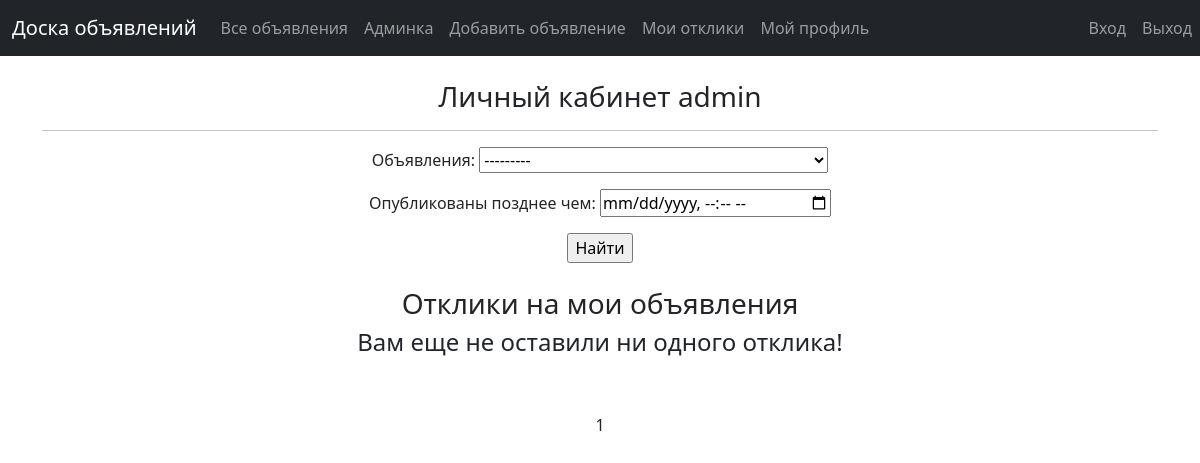
The page /ads/profile/ (signed in) on the database as committed earlier.
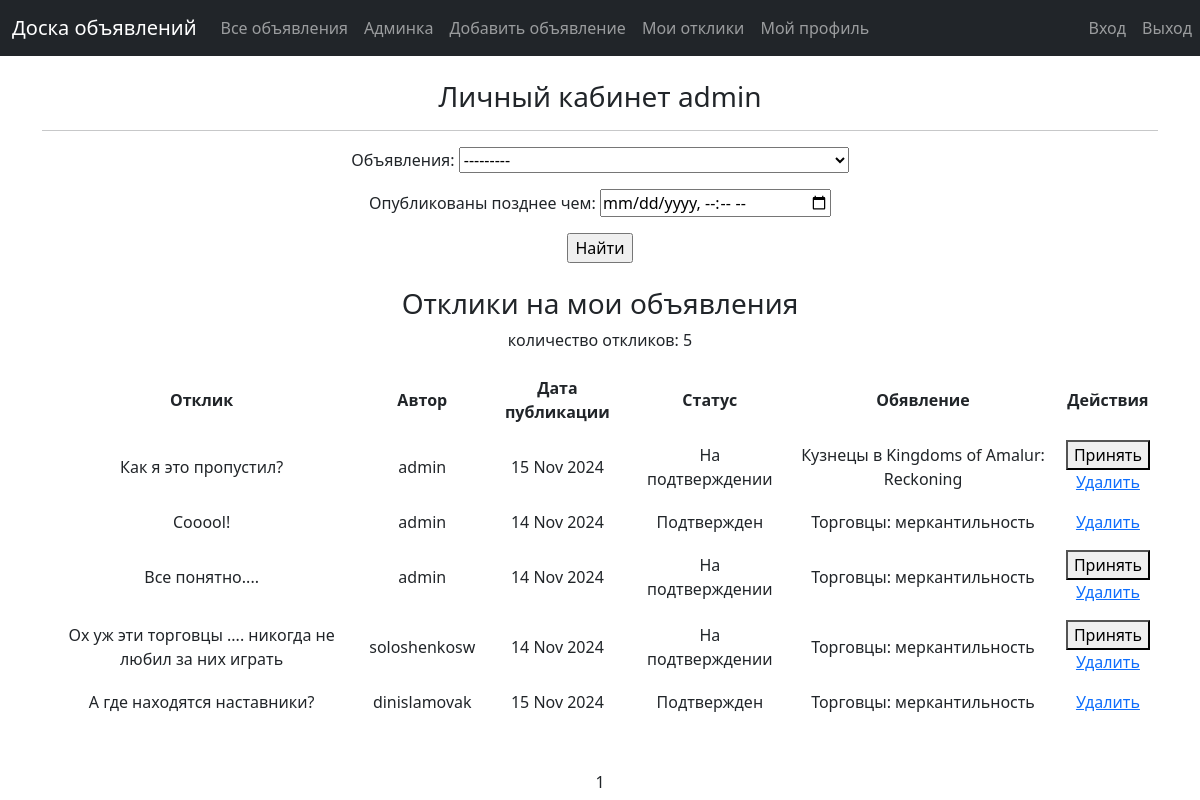
The same page on the database as committed later.
### board/models.py (models this page shows, shortened)
class UserResponse(models.Model):
    ad = models.ForeignKey(Ad, on_delete=models.CASCADE, verbose_name='Объявления', )
    user = models.ForeignKey(User, on_delete=models.CASCADE, )
    text = models.TextField()
    creation_time = models.DateTimeField(auto_now_add=True, )
    status = models.BooleanField(default=False, )

class Ad(models.Model):
    TYPE = [
        ('TK', 'Танки'),
        ('HL', 'Хилы'),
        ('DD', 'ДД'),
        ('TD', 'Торговцы'),
        ('GM', 'Гилдмастеры'),
        ('QG', 'Квестгиверы'),
        ('BS', 'Кузнецы'),
        ('TN', 'Кожевники'),
        ('PM', 'Зельевары'),
        ('SM', 'Мастера заклинаний'),
    ]
    title = models.CharField(max_length=255, )
    text = models.TextField()
    author = models.ForeignKey(User, on_delete=models.CASCADE, )
    category = models.CharField(max_length=16, choices=TYPE, default='TK', )
    creation_time = models.DateTimeField(auto_now_add=True, )
    upload = RichTextUploadingField(blank=True)
    def __str__(self):
        return f'{self.title}'

### board/views.py (the view)
# urls.py: path('profile/', (ProfileFilter.as_view()), name='profile'),
class ProfileFilter(LoginRequiredMixin, ListView):
    model = UserResponse
    template_name = 'author_profile.html'
    ordering = '-creation_time'
    context_object_name = 'profile_responses'
    paginate_by = 5
    def get_queryset(self):
        queryset = UserResponse.objects.filter(ad__author__id=self.request.user.id)
        self.filterset = AuthorProfileFilter(self.request.GET, queryset)
        return self.filterset.qs
    def get_context_data(self, **kwargs):
        context = super().get_context_data(**kwargs)
        context['filterset'] = self.filterset
        return context

### templates/author_profile.html (shortened to what this page needs)
{% extends 'default.html' %}
{% block content %}
    <br>
    <h3>Личный кабинет {{ request.user.username }}</h3>
    <hr>
    <form action="" method="get">
        {{ filterset.form.as_p }}
        <input type="submit" value="Найти"/>
    </form>
    <br>
    <h3> Отклики на мои объявления </h3>
        {% if profile_responses %}
                <p> количество откликов: {{ profile_responses|length }} </p>
                    <table width="100%" cellpadding="8px">
                        <tr>
                            <td> <strong> Отклик </strong> </td>
                            <td> <strong> Автор </strong> </td>
                            <td> <strong> Дата публикации </strong> </td>
                            <td> <strong> Статус </td>
                            <td> <strong> Обявление </strong> </td>
                            <td><strong> Действия </strong></td>
                        </tr>
                        {% for response in profile_responses %}
                        <tr>
                            <td> {{ response.text }}</td>
                            <td> {{ response.user }}</td>
                            <td> {{ response.creation_time|date:'d M Y' }} </td>
                            <td>
                                {% if response.status == False %}
                                    На подтверждении
                                {% else %}
                                    Подтвержден
                                {% endif %}
                            </td>
                            <td> {{ response.ad.title }} </td>
                            <td>
                                {% if response.status == False %}
                                    <form method="post" action="{% url 'confirm_response' response.id %}">
                                        <button type="submit" name="action" value="confirm">Принять</button>
                                    </form>
                                {% endif %}
                                <a href="{% url 'response_delete' pk=response.id %}">Удалить</a>
                            </td>
                        </tr>
                        {% endfor %}
                    </table>
        {% else %}
            <h4> Вам еще не оставили ни одного отклика! </h4>
        {% endif %}
        <br>
        <br>
        {{ page_obj.number }}
{% endblock content %}

### templates/default.html (shortened to what this page needs)
<!DOCTYPE html>
<html lang="en">
    <head>
        {% load static %}
        <link href="{% static 'css/styles.css' %}" rel="stylesheet" />
    </head>
    <body>
        <nav class="navbar navbar-expand-lg navbar-dark bg-dark static-top">
            <div class="container">
                <a class="navbar-brand" href="#">Доска объявлений</a>
                <div class="collapse navbar-collapse" id="navbarResponsive">
                    <ul class="navbar-nav ml-auto">
                        <li class="nav-item active">
                            <a class="nav-link" href="/ads/">Все объявления</a>
                        </li>
                        {% if request.user.is_superuser %}
                        <li class="nav-item active">
                            <a class="nav-link" href="/admin/">Админка</a>
                        </li>
                        {% endif %}
                        {% if request.user.is_authenticated %}
                            <li class="nav-item active">
                                <a class="nav-link" href="/ads/create/">Добавить объявление</a>
                            </li>
                            <li class="nav-item active">
                                <a class="nav-link" href="/ads/responses/">Мои отклики</a>
                            </li>
                            <li class="nav-item active">
                                <a class="nav-link" href="/ads/profile/"> Мой профиль</a>
                            </li>
                        {% endif %}
                    </ul>
                </div>
            </div>
                <div class="collapse navbar-collapse" id="navbarResponsive">
                    <ul class="navbar-nav ml-auto">
                        <li class="nav-item active">
                            <a class="nav-link" href="/accounts/login/">Вход</a>
                        </li>
                        <li class="nav-item active">
                            <a class="nav-link" href="/accounts/logout/">Выход</a>
                        </li>
                    </ul>
                </div>
         </nav>
        <div class="container">
            <div class="row">
                <div class="col-lg-12 text-center">
                    {% block content %}
                    {% endblock content %}
                </div>
            </div>
         </div>
    </body>
</html>

Rows that differ between the two databases and show on the page:
added UserResponse: text "Как я это пропустил?", user "admin", creation_time "15 Nov 2024", status "На подтверждении", ad "Кузнецы в Kingdoms of Amalur: Reckoning"
added UserResponse: text "Cooool!", user "admin", creation_time "14 Nov 2024", status "Подтвержден", ad "Торговцы: меркантильность"
added UserResponse: text "Все понятно....", user "admin", creation_time "14 Nov 2024", status "На подтверждении", ad "Торговцы: меркантильность"
added UserResponse: text "Ох уж эти торговцы .... никогда не любил за них играть", user "soloshenkosw", creation_time "14 Nov 2024", status "На подтверждении", ad "Торговцы: меркантильность"
added UserResponse: text "А где находятся наставники?", user "dinislamovak", creation_time "15 Nov 2024", status "Подтвержден", ad "Торговцы: меркантильность"
Other text that changed with them:
{{ profile_responses|length }}: (not shown) → "5"
text no longer shown: "Вам еще не оставили ни одного отклика!"
text now shown: "количество откликов: Отклик Автор Дата публикации Статус Обявление Действия"
